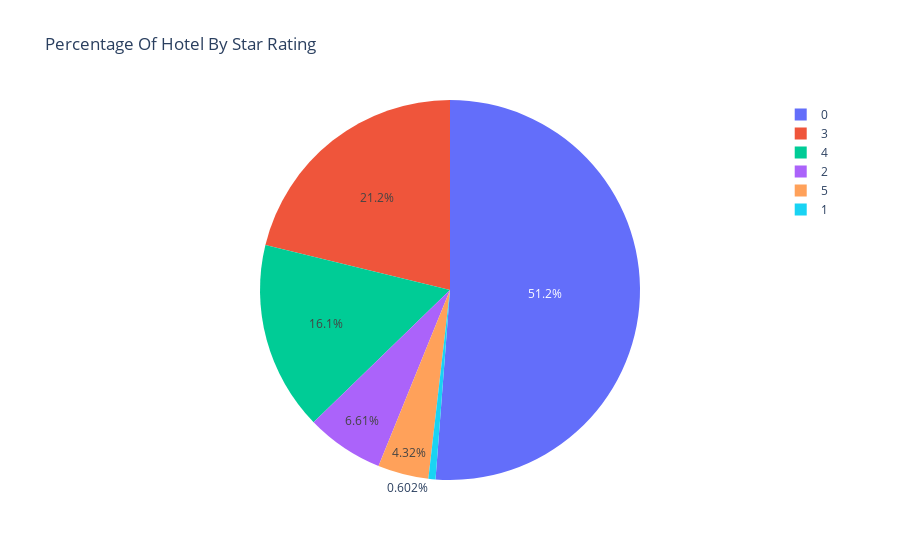

Source (notebook cell):
### Code cell
#plot pie chart to represent Percentage Of Hotels By Star rating
px.pie(df, values='Property_id', names='Star_Rating', title='Percentage Of Hotel By Star Rating')

### Figure 1 — Plotly figure (JSON) as saved in the notebook; plotly's stock layout.template omitted (floating-point values rounded to 4 significant figures; data arrays with more than 128 entries replaced by an {"elided": "..."} marker saying what was removed)
{"data": [{"domain": {"x": [0, 1], "y": [0, 1]}, "hovertemplate": "Star_Rating=%{label}<br>Property_id=%{value}<extra></extra>", "labels": {"elided": "1025 int values"}, "legendgroup": "", "name": "", "showlegend": true, "type": "pie", "values": {"elided": "1025 int values"}}], "layout": {"autosize": true, "legend": {"tracegroupgap": 0}, "title": {"text": "Percentage Of Hotel By Star Rating"}}}
